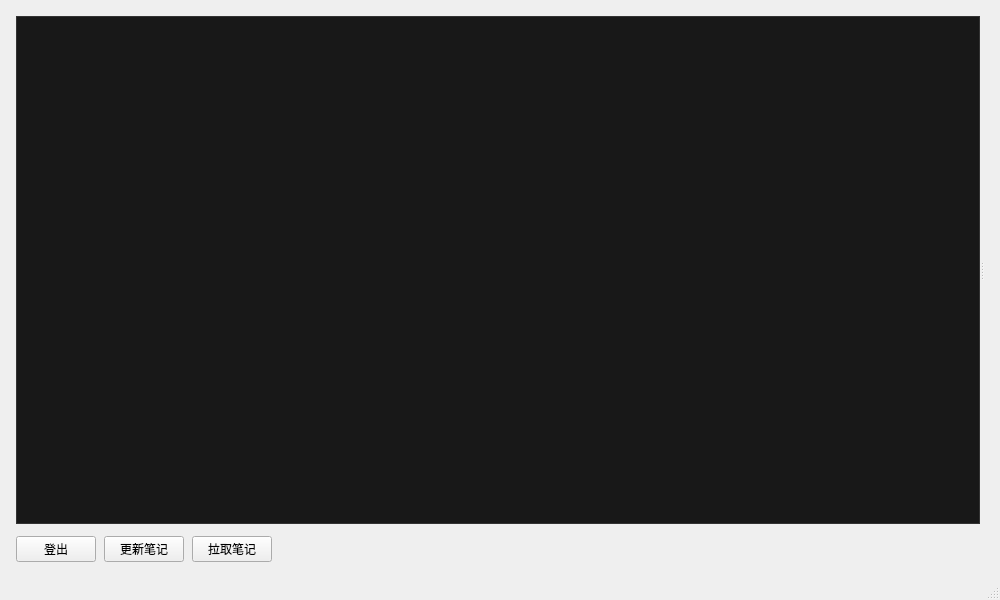
<?xml version="1.0" encoding="utf-8"?>
<ui version="4.0">
  <class>EditorWindow</class>
  <widget class="QMainWindow" name="EditorWindow">
	<property name="geometry">
	  <rect>
		<x>0</x>
		<y>0</y>
		<width>1000</width>
		<height>600</height>
	  </rect>
	</property>
	<property name="windowTitle">
	  <string>Note Editor</string>
	</property>
	<widget class="QWidget" name="centralwidget">
	  <layout class="QVBoxLayout" name="centralLayout">
		<property name="leftMargin">
		  <number>16</number>
		</property>
		<property name="topMargin">
		  <number>16</number>
		</property>
		<property name="rightMargin">
		  <number>16</number>
		</property>
		<property name="bottomMargin">
		  <number>16</number>
		</property>
		<property name="spacing">
		  <number>12</number>
		</property>
		<item>
		  <layout class="QHBoxLayout" name="mainHLayout">
			<property name="spacing">
			  <number>12</number>
			</property>
			<item>
			  <widget class="QSplitter" name="mainSplitter">
				<property name="orientation">
				  <enum>Qt::Horizontal</enum>
				</property>
				<widget class="QWidget" name="leftPanel">
				  <layout class="QVBoxLayout" name="leftLayout">
					<property name="spacing">
					  <number>8</number>
					</property>
					<item>
					  <widget class="QTreeView" name="treeView">
						<property name="alternatingRowColors">
						  <bool>true</bool>
						</property>
						<property name="headerHidden">
						  <bool>false</bool>
						</property>
						<property name="styleSheet">
						  <string notr="true">
							QTreeView {
							background-color: #181818;
							alternate-background-color: #202020;
							color: #dddddd;
							border: 1px solid #333333;
							}
							QTreeView::item:selected {
							background-color: #3b2f5c;
							color: #ffffff;
							}
							QTreeView::item:hover {
							background-color: #252525;
							}
							QHeaderView::section {
							background-color: #202020;
							color: #cccccc;
							border: none;
							padding: 4px;
							}
						  </string>
						</property>
					  </widget>
					</item>
				  </layout>
				</widget>
				<widget class="QWidget" name="rightPanel">
				  <layout class="QVBoxLayout" name="rightLayout">
					<property name="spacing">
					  <number>8</number>
					</property>
				  </layout>
				</widget>
			  </widget>
			</item>
		  </layout>
		</item>
		<item>
		  <layout class="QHBoxLayout" name="bottomBarLayout">
			<property name="spacing">
			  <number>8</number>
			</property>
			<item>
			  <widget class="QPushButton" name="logoutButton">
				<property name="text">
				  <string>登出</string>
				</property>
			  </widget>
			</item>
			<item>
			  <widget class="QPushButton" name="updateButton">
				<property name="text">
				  <string>更新笔记</string>
				</property>
			  </widget>
			</item>
			<item>
			  <widget class="QPushButton" name="syncButton">
				<property name="text">
				  <string>拉取笔记</string>
				</property>
			  </widget>
			</item>
			<item>
			  <spacer name="bottomSpacer">
				<property name="orientation">
				  <enum>Qt::Horizontal</enum>
				</property>
				<property name="sizeHint">
				  <size>
					<width>40</width>
					<height>20</height>
				  </size>
				</property>
			  </spacer>
			</item>
		  </layout>
		</item>
	  </layout>
	</widget>
	<widget class="QMenuBar" name="menubar">
	  <property name="geometry">
		<rect>
		  <x>0</x>
		  <y>0</y>
		  <width>1000</width>
		  <height>22</height>
		</rect>
	  </property>
	</widget>
	<widget class="QStatusBar" name="statusbar"/>
  </widget>
  <resources/>
  <connections/>
</ui>
